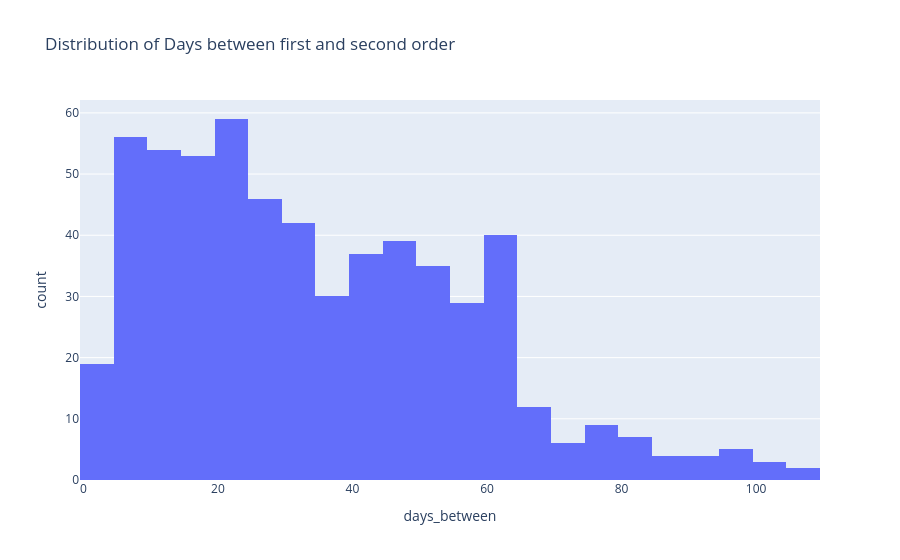

Write notebook code for a chart like this one.
### Code cell
import plotly.express as px

fig = px.histogram(
    repurchase_data,
    x="days_between",
    nbins=40,
    title="Distribution of Days between first and second order"
)

fig.show()

### Figure 1 — Plotly figure (JSON) as saved in the notebook; plotly's stock layout.template omitted (floating-point values rounded to 4 significant figures; data arrays with more than 128 entries replaced by an {"elided": "..."} marker saying what was removed)
{"data": [{"alignmentgroup": "True", "bingroup": "x", "hovertemplate": "days_between=%{x}<br>count=%{y}<extra></extra>", "legendgroup": "", "marker": {"color": "#636efa", "pattern": {"shape": ""}}, "name": "", "nbinsx": 40, "offsetgroup": "", "orientation": "v", "showlegend": false, "type": "histogram", "x": {"elided": "591 int values"}, "xaxis": "x", "yaxis": "y"}], "layout": {"barmode": "relative", "legend": {"tracegroupgap": 0}, "title": {"text": "Distribution of Days between first and second order"}, "xaxis": {"anchor": "y", "domain": [0, 1], "title": {"text": "days_between"}}, "yaxis": {"anchor": "x", "domain": [0, 1], "title": {"text": "count"}}}}
